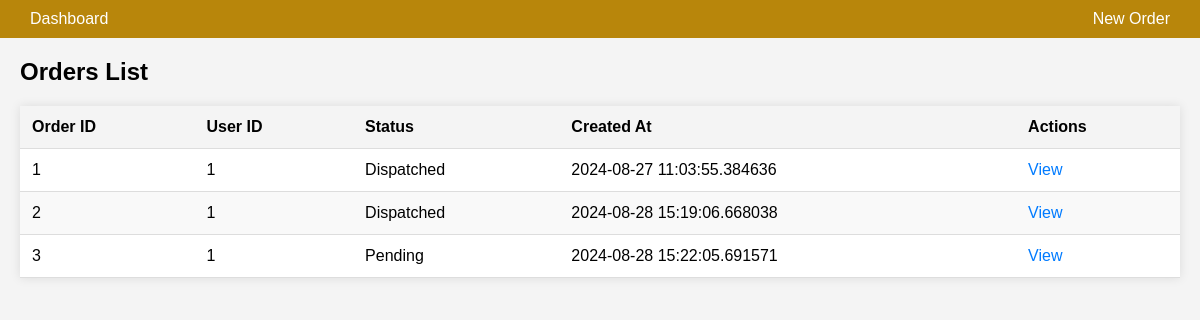
The page /orders on the database its author committed.
### models.py (models this page shows, shortened)
class Order(db.Model):
    __tablename__ = 'order'
    id = db.Column(db.Integer, primary_key=True)
    name = db.Column(db.String(100), nullable=False)
    phone = db.Column(db.String(20), nullable=False)
    address = db.Column(db.String(200), nullable=False)
    user_id = db.Column(db.Integer, db.ForeignKey('user.id'), nullable=False)
    created_at = db.Column(db.DateTime, default=datetime.utcnow)
    status = db.Column(db.String(50), default='Pending')
    user = db.relationship('User', backref=db.backref('orders', lazy=True))
    items = db.relationship('OrderItem', backref='order', lazy=True)

### app.py (the view)
@app.route('/orders', methods=['GET'])
def orders():
    orders = Order.query.all()
    return render_template('orders.html', orders=orders)

### app.py (called while the page is built)
@app.before_request
def before_request():
    if 'cart' not in session:
        session['cart'] = {}  # Initialize cart as a dictionary

### templates/orders.html (shortened to what this page needs)
<!DOCTYPE html>
<html lang="en">
<head>
    <link rel="stylesheet" href="{{ url_for('static', filename='css/style.css') }}">
</head>
<body>
    <header>
        <a href="{{ url_for('index') }}">Dashboard</a>
        <a href="{{ url_for('new_order') }}">New Order</a>
    </header>
    <main>
        <h2>Orders List</h2>
        <table>
            <thead>
                <tr>
                    <th>Order ID</th>
                    <th>User ID</th>
                    <th>Status</th>
                    <th>Created At</th>
                    <th>Actions</th>
                </tr>
            </thead>
            <tbody>
                {% for order in orders %}
                <tr>
                    <td>{{ order.id }}</td>
                    <td>{{ order.user_id }}</td>
                    <td>{{ order.status }}</td>
                    <td>{{ order.created_at }}</td>
                    <td class="actions">
                        <a href="{{ url_for('order_detail', order_id=order.id) }}">View</a>
                    </td>
                </tr>
                {% endfor %}
            </tbody>
        </table>
    </main>
</body>
</html>

### static/css/style.css (style rules this page uses)
* { margin: 0; padding: 0; box-sizing: border-box; }
body { font-family: Arial, Helvetica, sans-serif; background-color: beige; color: black; }
header { display: flex; justify-content: space-between; align-items: center; padding: 10px 20px; background-color: darkgoldenrod; color: wheat; }
main { margin-left: 220px; padding: 20px; padding-top: 60px; }
a { color: black; }

### templates/orders.html (style rules this page uses)
body { font-family: Arial, sans-serif; margin: 0; padding: 0; background-color: #f4f4f4; }
header { background-color: darkgoldenrod; color: white; padding: 10px 20px; text-align: center; }
header a { color: white; text-decoration: none; margin: 0 10px; }
main { padding: 20px; max-width: 1200px; margin: 0 auto; }
h2 { margin-top: 0; }
table { width: 100%; border-collapse: collapse; margin-top: 20px; background-color: white; box-shadow: 0 0 10px rgba(0, 0, 0, 0.1); }
th, td { padding: 12px; text-align: left; border-bottom: 1px solid #ddd; }
th { background-color: #f4f4f4; font-weight: bold; }
tr:nth-child(even) { background-color: #f9f9f9; }
.actions a { color: #007bff; text-decoration: none; margin-right: 10px; }

### rows shown on the page
Order: id "1", user_id "1", status "Dispatched", created_at "2024-08-27 11:03:55.384636"
Order: id "2", user_id "1", status "Dispatched", created_at "2024-08-28 15:19:06.668038"
Order: id "3", user_id "1", status "Pending", created_at "2024-08-28 15:22:05.691571"
